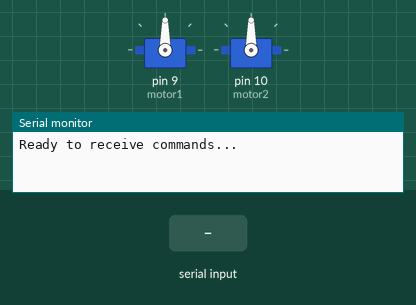
The sketch below on a simulated Arduino Uno, built with avr-gcc and run on an emulated ATmega328P. Shown: 2 × servo, the last lines printed to the serial monitor. Inputs (shaded band) come from the test bench.

Above: at 1.2 s.
1.3 s: "l" received over Serial
At 2.1 s:
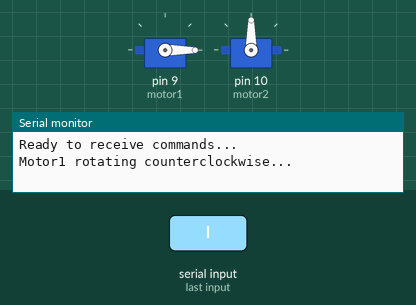
2.8 s: "s" received over Serial
At 6.3 s:
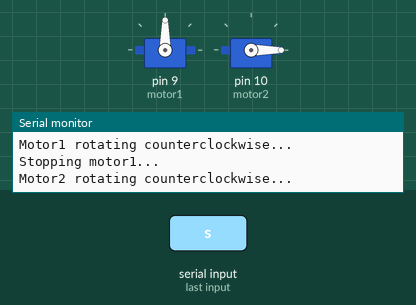
Timing chart, 0 to 10.8 s (numbered marks = the images above; inputs shaded):
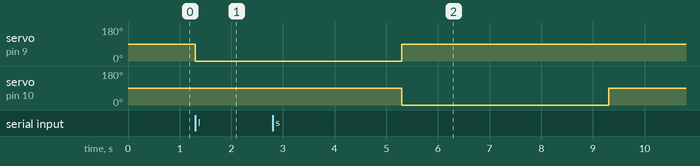

Measured:
- after the input at 1.3 s, servo on pin 9 (motor1): 90° → 0° at once
- after the input at 2.8 s, servo on pin 10 (motor2): 90° → 0° after 2.5 s, → 90° 4.0 s later

The sketch:

servo2.ino
```cpp
#include <Servo.h>

// Create Servo objects for each motor
Servo motor1;
Servo motor2;
char receivedCommand;

void setup() {
  // Attach motor1 to pin 9 and motor2 to pin 10
  motor1.attach(9);
  motor2.attach(10);

  // Start Serial communication for debugging and receiving data from Raspberry Pi
  Serial.begin(9600);

  // Stop both motors initially
  motor1.write(90); // Stop motor1 (neutral position)
  motor2.write(90); // Stop motor2 (neutral position)
  Serial.println("Ready to receive commands...");
}

void loop() {
  // Check if any data is available to read from the serial port
  if (Serial.available() > 0) {
    // Read the incoming byte
    receivedCommand = Serial.read();

    // Command for motor1
    if (receivedCommand == 'l') {
      Serial.println("Motor1 rotating counterclockwise...");
      motor1.write(0);   // Rotate motor1 counterclockwise
      delay(4000);       // Rotate for 4 seconds

      // Stop motor1
      Serial.println("Stopping motor1...");
      motor1.write(90);  // Stop motor1
    }

    // Command for motor2
    else if (receivedCommand == 's') {
      Serial.println("Motor2 rotating counterclockwise...");
      motor2.write(0);   // Rotate motor2 counterclockwise
      delay(4000);       // Rotate for 4 seconds

      // Stop motor2
      Serial.println("Stopping motor2...");
      motor2.write(90);  // Stop motor2
    }
  }
}
```
